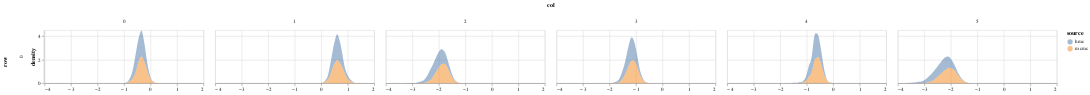

The cell this chart's notebook holds for it:
### Code cell
param = 'alpha'
df = get_post_df(ps_mcmc[param]) 
df['source'] = 'mcmc'

df2 = get_post_df(ps_hmc[param]) 
df2['source'] = 'hmc'

plot_density(pd.concat([df,df2]), height=100)

### Figure 1 — Vega-Lite specification as saved in the notebook (floating-point values rounded to 4 significant figures; data arrays with more than 128 entries replaced by an {"elided": "..."} marker saying what was removed)
{"config": {"view": {"continuousWidth": 400, "continuousHeight": 300}}, "data": {"name": "data-8bc3f01679e9301778cb917cb9bf935c"}, "mark": {"type": "area", "opacity": 0.5}, "encoding": {"color": {"type": "nominal", "field": "source"}, "column": {"type": "quantitative", "field": "col"}, "row": {"type": "quantitative", "field": "row"}, "x": {"type": "quantitative", "field": "value", "title": null}, "y": {"type": "quantitative", "field": "density"}}, "height": 100, "resolve": {"scale": {"x": "independent"}}, "transform": [{"fold": ["value"]}, {"density": "value", "groupby": ["cn", "row", "col", "source"]}], "width": 300, "$schema": "https://vega.github.io/schema/vega-lite/v4.8.1.json", "datasets": {"data-8bc3f01679e9301778cb917cb9bf935c": {"elided": "12000 records"}}}
